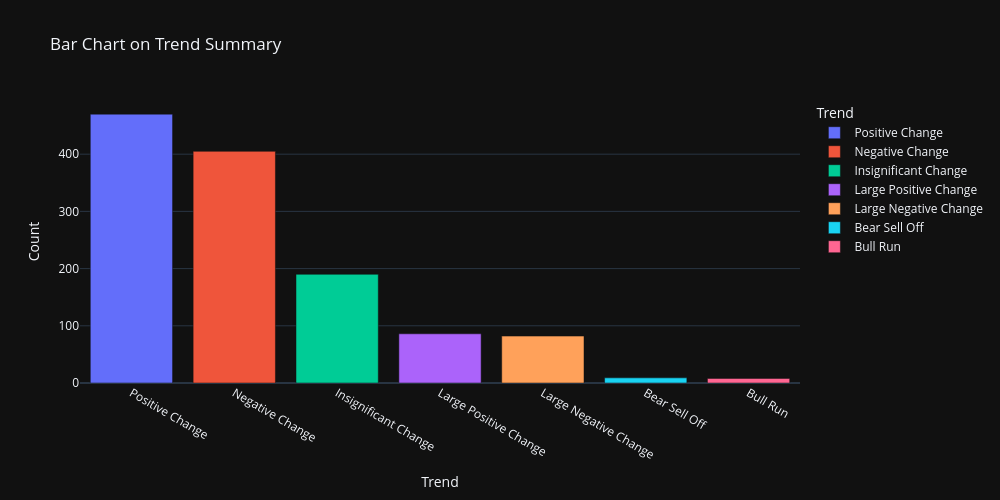

Notebook source saved alongside this figure:
### Markdown cell above
# Bar Chart is also possible

### Code cell
fig = px.bar(
    data_frame = trend_summary,
    x = trend_summary.index,
    y = trend_summary.values,
    color = trend_summary.index,
    title = "Bar Chart on Trend Summary",
    template = 'plotly_dark',
    height = 500,
    width = 1000
)

fig.update_layout(
    xaxis_title = "Trend",
    yaxis_title = "Count"
)
fig.show()

### Figure 1 — Plotly figure (JSON) as saved in the notebook; plotly's stock layout.template omitted (floating-point values rounded to 4 significant figures)
{"data": [{"hovertemplate": "Trend=%{x}<br>y=%{y}<extra></extra>", "legendgroup": "Positive Change", "marker": {"color": "#636efa", "pattern": {"shape": ""}}, "name": "Positive Change", "orientation": "v", "showlegend": true, "textposition": "auto", "type": "bar", "x": ["Positive Change"], "xaxis": "x", "y": [470], "yaxis": "y"}, {"hovertemplate": "Trend=%{x}<br>y=%{y}<extra></extra>", "legendgroup": "Negative Change", "marker": {"color": "#EF553B", "pattern": {"shape": ""}}, "name": "Negative Change", "orientation": "v", "showlegend": true, "textposition": "auto", "type": "bar", "x": ["Negative Change"], "xaxis": "x", "y": [405], "yaxis": "y"}, {"hovertemplate": "Trend=%{x}<br>y=%{y}<extra></extra>", "legendgroup": "Insignificant Change", "marker": {"color": "#00cc96", "pattern": {"shape": ""}}, "name": "Insignificant Change", "orientation": "v", "showlegend": true, "textposition": "auto", "type": "bar", "x": ["Insignificant Change"], "xaxis": "x", "y": [190], "yaxis": "y"}, {"hovertemplate": "Trend=%{x}<br>y=%{y}<extra></extra>", "legendgroup": "Large Positive Change", "marker": {"color": "#ab63fa", "pattern": {"shape": ""}}, "name": "Large Positive Change", "orientation": "v", "showlegend": true, "textposition": "auto", "type": "bar", "x": ["Large Positive Change"], "xaxis": "x", "y": [86], "yaxis": "y"}, {"hovertemplate": "Trend=%{x}<br>y=%{y}<extra></extra>", "legendgroup": "Large Negative Change", "marker": {"color": "#FFA15A", "pattern": {"shape": ""}}, "name": "Large Negative Change", "orientation": "v", "showlegend": true, "textposition": "auto", "type": "bar", "x": ["Large Negative Change"], "xaxis": "x", "y": [82], "yaxis": "y"}, {"hovertemplate": "Trend=%{x}<br>y=%{y}<extra></extra>", "legendgroup": "Bear Sell Off", "marker": {"color": "#19d3f3", "pattern": {"shape": ""}}, "name": "Bear Sell Off", "orientation": "v", "showlegend": true, "textposition": "auto", "type": "bar", "x": ["Bear Sell Off"], "xaxis": "x", "y": [9], "yaxis": "y"}, {"hovertemplate": "Trend=%{x}<br>y=%{y}<extra></extra>", "legendgroup": "Bull Run", "marker": {"color": "#FF6692", "pattern": {"shape": ""}}, "name": "Bull Run", "orientation": "v", "showlegend": true, "textposition": "auto", "type": "bar", "x": ["Bull Run"], "xaxis": "x", "y": [8], "yaxis": "y"}], "layout": {"barmode": "relative", "height": 500, "legend": {"title": {"text": "Trend"}, "tracegroupgap": 0}, "title": {"text": "Bar Chart on Trend Summary"}, "width": 1000, "xaxis": {"anchor": "y", "categoryarray": ["Positive Change", "Negative Change", "Insignificant Change", "Large Positive Change", "Large Negative Change", "Bear Sell Off", "Bull Run"], "categoryorder": "array", "domain": [0, 1], "title": {"text": "Trend"}}, "yaxis": {"anchor": "x", "domain": [0, 1], "title": {"text": "Count"}}}}
